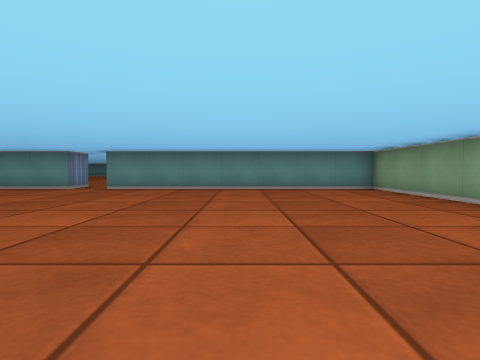
view 1 (above)

17 first-person views from a walk through a cub3D level. The camera is about half as high as the walls, tilts 2° down and sees 80° across. The floor is counted in squares. Each view is taken from the middle of a square. On the plan, view 1 faces up. The plan holds only what a view shows up to about 9 squares ahead; the rest is blank.

view 2
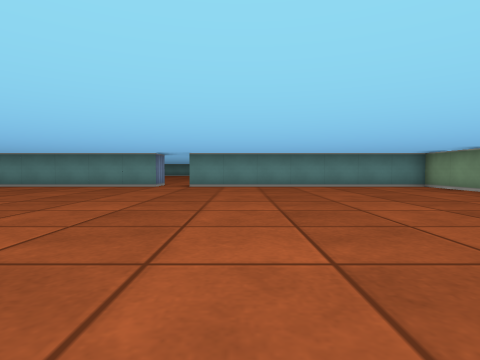

view 3
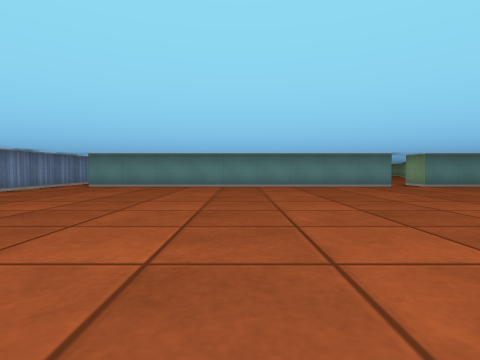

view 4
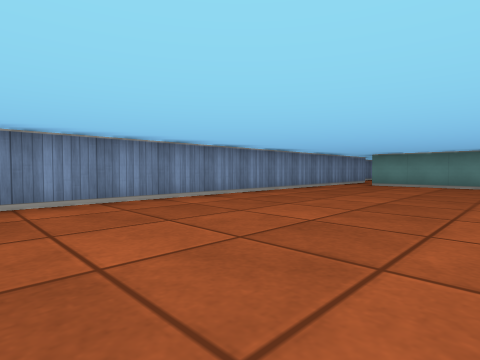

view 5
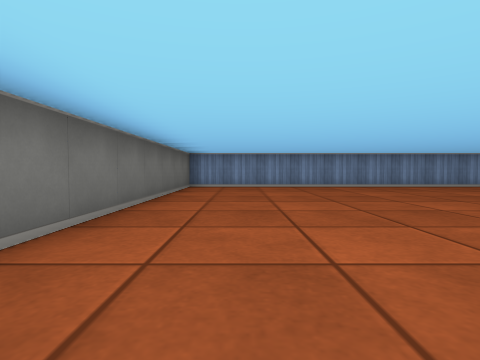

view 6
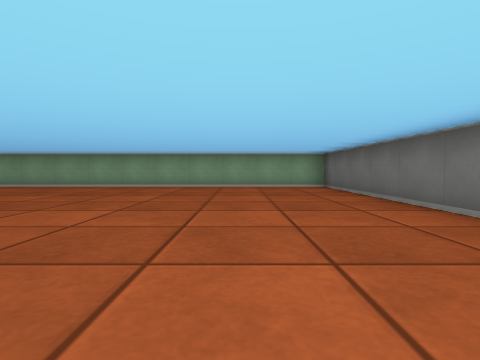

view 7
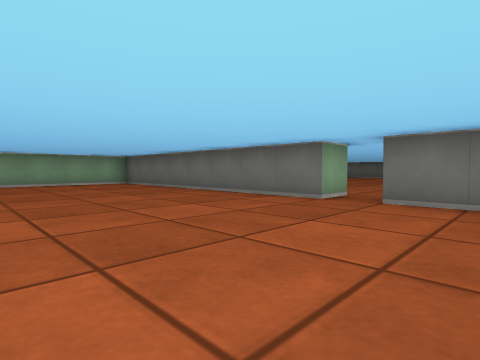

view 8
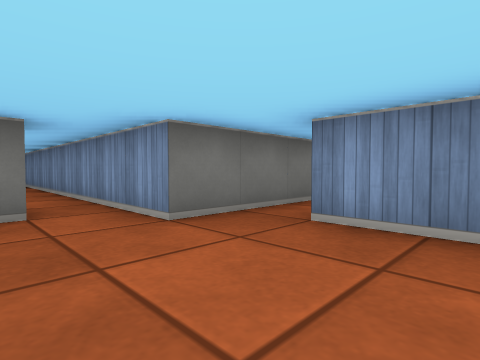

view 9
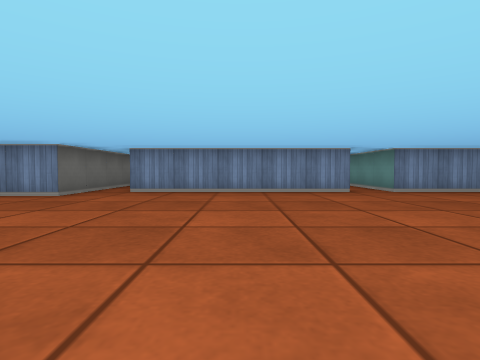

view 10
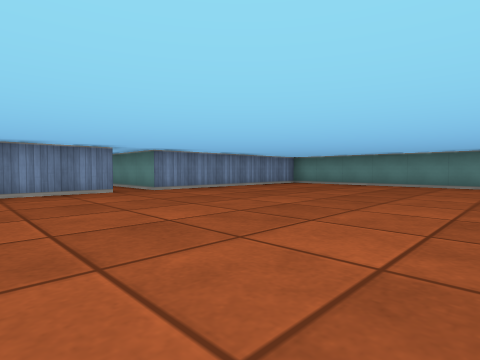

view 11
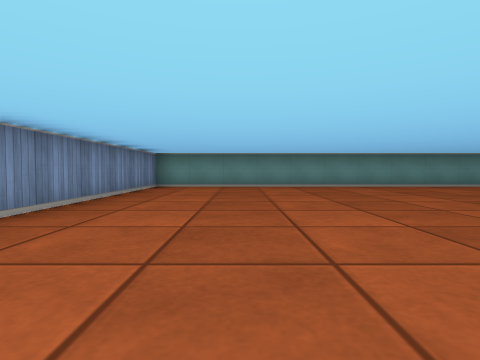

view 12
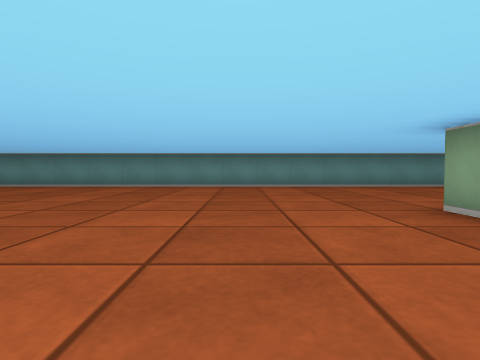

view 13
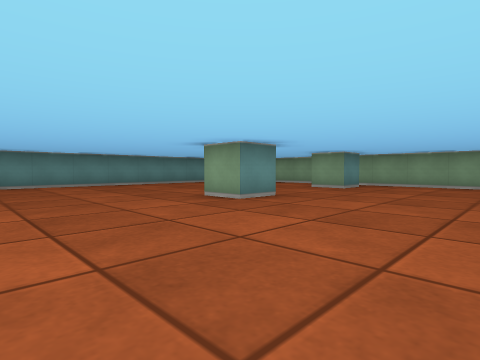

view 14
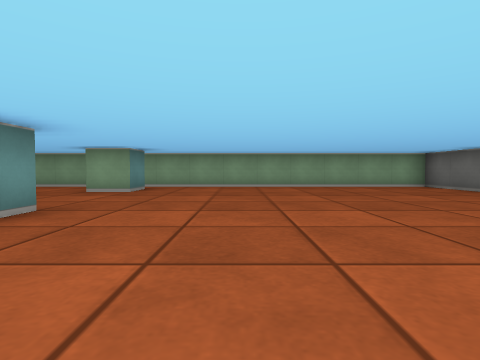

view 15
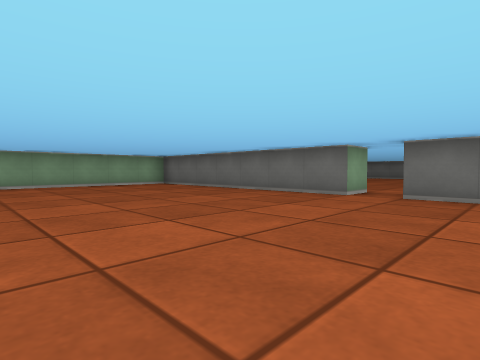

view 16
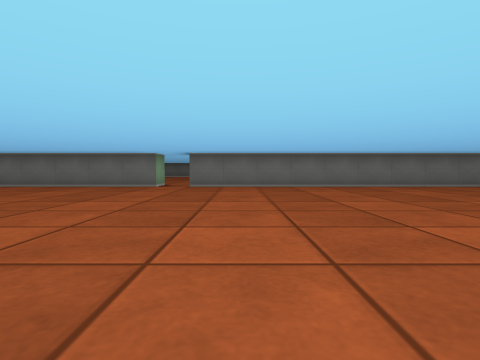

view 17
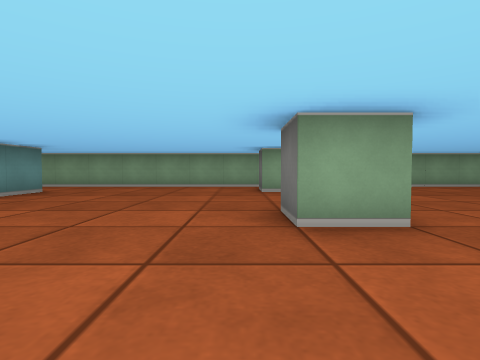

### Floor plan
Points are (right, up) in squares from view 1. A wall is a line through its corners. A room is listed if a view was taken in it or the views show most of it. See-through windows are left out.
Room 1 (views 1, 2, 3, 4, 5, 6, 7)
walls: (-4.5, 8.5) (-4.5, 7.5) (-13.5, 7.5); (-4.5, -4.6) (-4.5, -3.5) (3.5, -3.5) (3.5, 7.5) (-3.5, 7.5) (-3.5, 8.5); (-14.5, 8.5) (-14.5, -3.5) (-5.5, -3.5)
ways out: opening at (-14, 8) to room 2; opening at (-4, 8) to room 2; opening at (-5, -4)
Room 2 (views 8, 9, 10, 11, 12, 13, 14, 15, 16, 17)
walls: (-1.5, 16.5) (-2.5, 16.5) (-2.5, 17.5) (-1.5, 17.5); (-3.5, 8.5) (3.5, 8.5) (3.5, 23.9); (2.6, 16.5) (1.5, 16.5) (1.5, 17.5) (2.5, 17.5); (-15.5, 15.5) (-15.5, 10.5); (1.5, 22.5) (-15.5, 22.5) (-15.5, 16.5) (-16.4, 16.5); (-13.6, 8.5) (-4.5, 8.5); (-18, 9.5) (-14.5, 9.5) (-14.5, 8.5)
ways out: opening at (-14, 8) to room 1; opening at (-4, 8) to room 1; opening at (-16, 16)

Where each view was taken, in squares from view 1:
view 1: 0 up, 0 right, facing up
view 2: 1 down, 2 left, facing up
view 3: 1 down, 9 left, facing up
view 4: 2 down, 10 left, facing up-left
view 5: 2 down, 6 left, facing left
view 6: 1 down, 5 left, facing right
view 7: 1 up, 7 left, facing down-right
view 8: 12 up, 13 left, facing down-left
view 9: 13 up, 9 left, facing left
view 10: 13 up, 9 left, facing up-left
view 11: 14 up, 13 left, facing up
view 12: 14 up, 5 left, facing up
view 13: 13 up, 6 left, facing up-right
view 14: 14 up, 5 left, facing right
view 15: 14 up, 6 left, facing down-right
view 16: 17 up, 6 left, facing down
view 17: 18 up, 5 left, facing right
